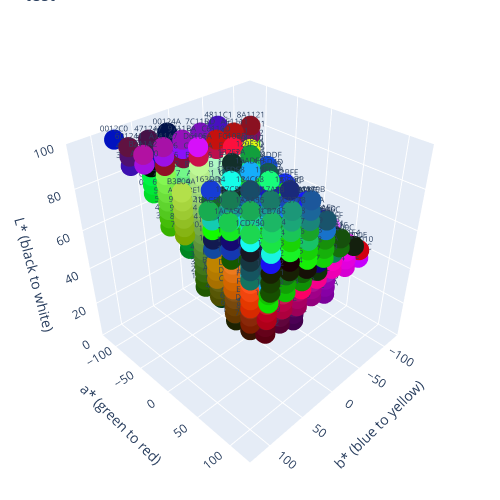

The code cell stored with this chart in its notebook:
### Code cell
lab_graph.generate_lab_3d_all_colors(full_space, "test", "n/a")

### Figure 1 — Plotly figure (JSON) as saved in the notebook; plotly's stock layout.template omitted (floating-point values rounded to 4 significant figures; data arrays with more than 128 entries replaced by an {"elided": "..."} marker saying what was removed)
{"data": [{"hovertemplate": "<b>%{text}</b><br>L*: %{y:.1f}<br>a*: %{x:.1f}<br>b*: %{z:.1f}<br>", "marker": {"color": {"elided": "528 str values"}, "opacity": 1.0, "size": 7}, "mode": "markers+text", "text": {"elided": "528 str values"}, "textfont": {"size": 8}, "textposition": "top center", "x": {"elided": "528 float values"}, "y": {"elided": "528 float values"}, "z": {"elided": "528 float values"}, "type": "scatter3d"}], "layout": {"scene": {"aspectratio": {"x": 1, "y": 1, "z": 1}, "xaxis": {"title": {"text": "a* (green to red)"}, "range": [-128, 128]}, "yaxis": {"title": {"text": "L* (black to white)"}, "range": [0, 100]}, "zaxis": {"title": {"text": "b* (blue to yellow)"}, "range": [-128, 128]}, "camera": {"up": {"x": 0, "y": 1, "z": 0}, "center": {"x": 0, "y": 0, "z": 0}, "eye": {"x": 1.5, "y": 1.5, "z": 1.5}}}, "margin": {"l": 1, "r": 1, "t": 1, "b": 1}, "title": {"text": "test"}, "width": 500, "height": 500, "showlegend": false}}
